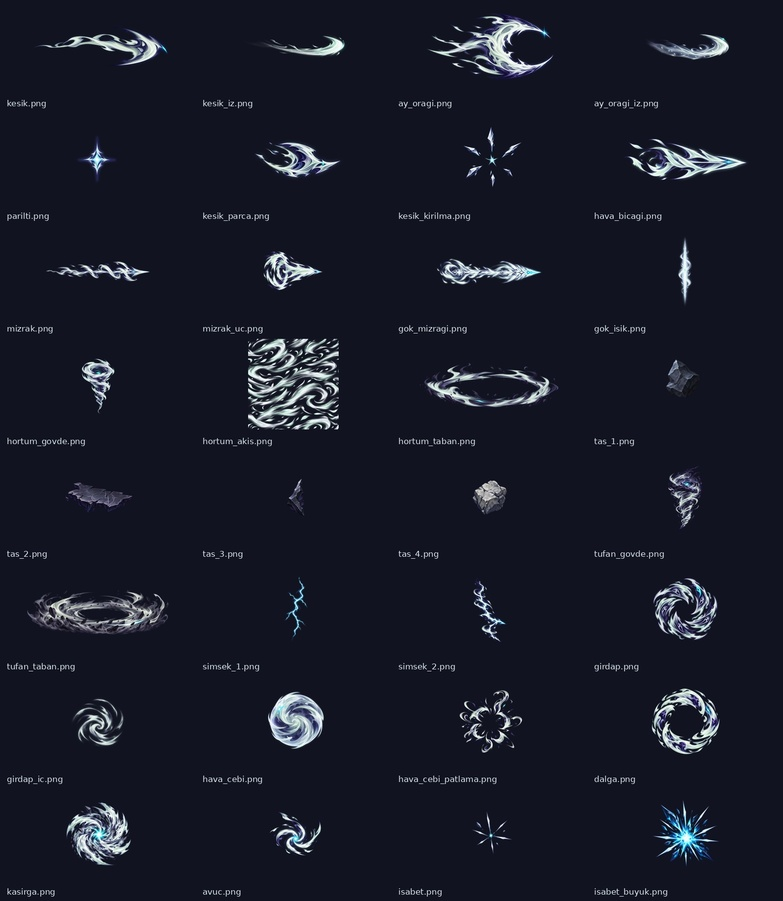
#> input picture art/source/zyfen/fx_v2/onizleme.jpg, 783 x 901 px, shrunk from 1600 x 1840 before the run
$ python -i make_placeholder.py   (imports and definitions only)
#> lines starting #> are read from the running program, lines starting #| are printed output that depends on the picture
#> further down, picture is the input picture: PIL image 783x901 RGB; mean R, G, B 24.4, 27, 40
#!/usr/bin/env python3
"""Yer tutucu karakter görseli üretici (v2.0 S1): mevcut bir görselin tonunu kaydırır; gerçek görsel gelene dek
ikinci karakterin PNG'leri bu araçla üretilir. Çalışma zamanında shader/tint YOKTUR: çıktı önceden işlenmiş PNG'dir,
gerçek görsel gelince yalnız PNG (ve karakter JSON'undaki `rig` sayıları) değişir.

Kullanım:
  python tools/art/make_placeholder.py <kaynak.png> <hedef.png> [--sepia .55] [--hue -18] [--sat .75] [--val .92]
  python tools/art/make_placeholder.py --zyfen            # gunslinger görsellerinden zyfen_{body,portrait}.png (yer tutucu)

Adımlar (sırayla): sepya karışımı -> ton kaydırma (derece) -> doygunluk çarpanı -> parlaklık çarpanı.
Alfa kanalı aynen korunur; boyut ve mod değişmez. Çıktı kaynağa göre deterministiktir.
"""
from __future__ import annotations

import argparse
import sys
from pathlib import Path

import numpy as np
from PIL import Image

ROOT = Path(__file__).resolve().parents[2]
SEPIA = 0.55
HUE_DEG = -18.0
SAT_MULT = 0.75
VAL_MULT = 0.92
SEPIA_MATRIX = np.array(
    [[0.393, 0.769, 0.189], [0.349, 0.686, 0.168], [0.272, 0.534, 0.131]], dtype=np.float32
)
# --zyfen: (kaynak, hedef)
# Emekli (v2.0.2 U2): zyfen_{body,portrait,strip}.png artık gerçek varlık (tools/art/make_zyfen_strip.py); yer tutucu
# üretimi gerçek dosyaların üstüne yazmasın diye liste boş.
ZYFEN: list[tuple[str, str]] = []


def shift(
    img: Image.Image,
    sepia: float = SEPIA,
    hue_deg: float = HUE_DEG,
    sat: float = SAT_MULT,
    val: float = VAL_MULT,
) -> Image.Image:
    """Tonu kaydırılmış kopya döndürür (alfa korunur)."""
#> called with sepia = 0.55, hue_deg = -18, sat = 0.75, val = 0.92
    has_alpha = img.mode == "RGBA"
#> has_alpha = False
    alpha = img.getchannel("A") if has_alpha else None
    rgb = img.convert("RGB")
    arr = np.asarray(rgb, dtype=np.float32)
    sep = np.clip(arr @ SEPIA_MATRIX.T, 0.0, 255.0)
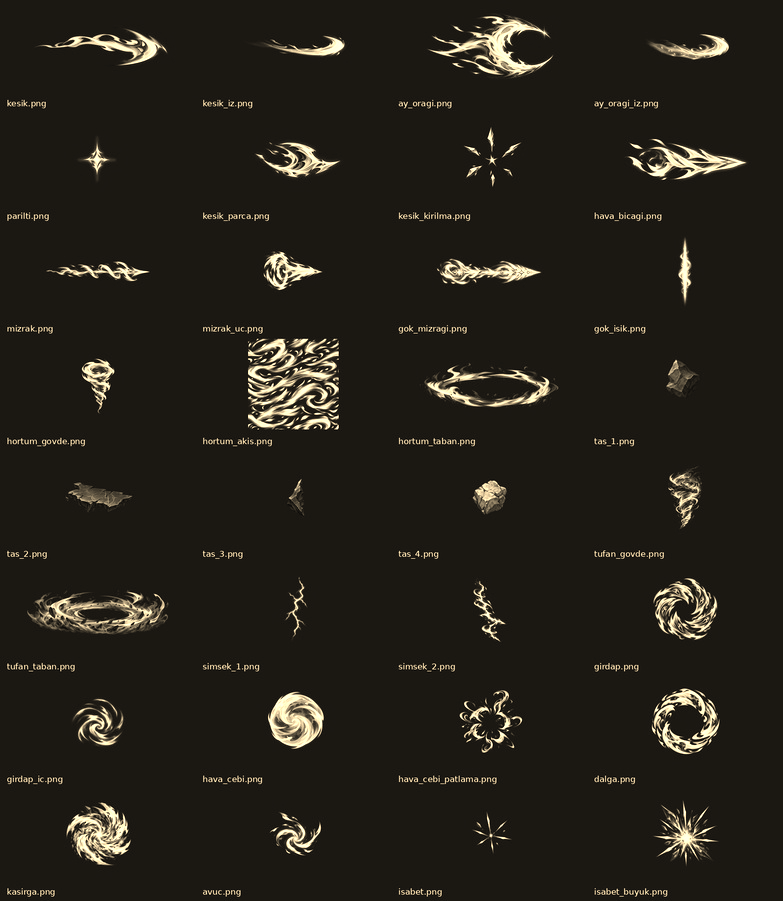
#> sep: shape (901, 783, 3) float32; mean R, G, B 37.3, 33.3, 26.2
    mixed = np.clip((1.0 - sepia) * arr + sepia * sep, 0.0, 255.0).astype(np.uint8)
    hsv = np.asarray(Image.fromarray(mixed, "RGB").convert("HSV"), dtype=np.float32).copy()
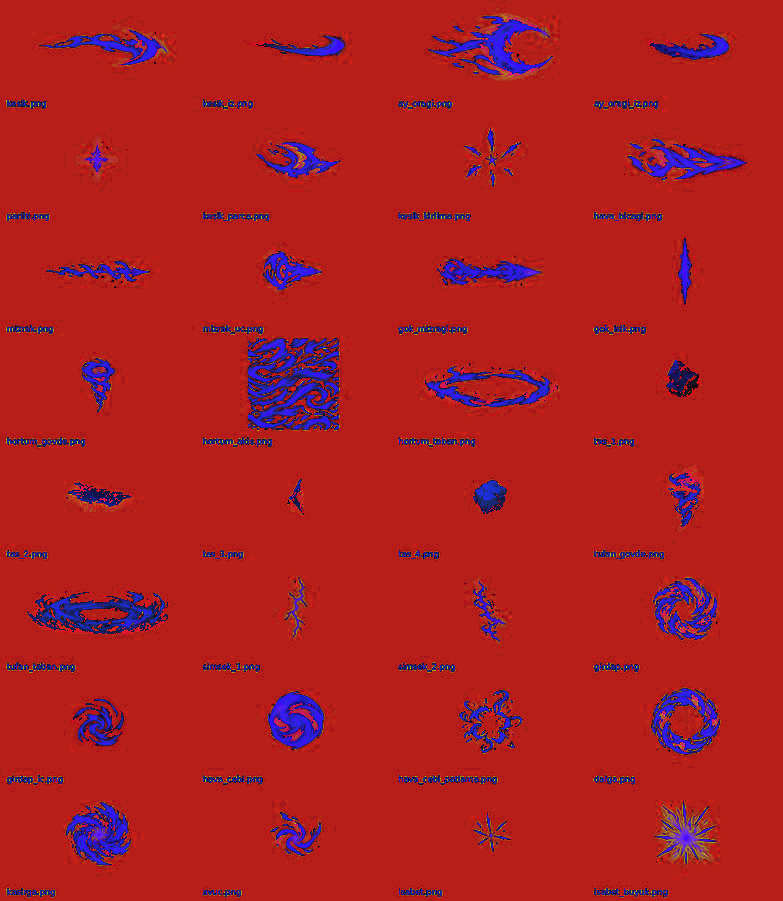
#> hsv: shape (901, 783, 3) float32; mean R, G, B 173.4, 31.6, 32.8
    hsv[..., 0] = np.mod(hsv[..., 0] + hue_deg / 360.0 * 256.0, 256.0)
    hsv[..., 1] = np.clip(hsv[..., 1] * sat, 0.0, 255.0)
    hsv[..., 2] = np.clip(hsv[..., 2] * val, 0.0, 255.0)
    out = Image.fromarray(np.rint(hsv).astype(np.uint8), "HSV").convert("RGB")
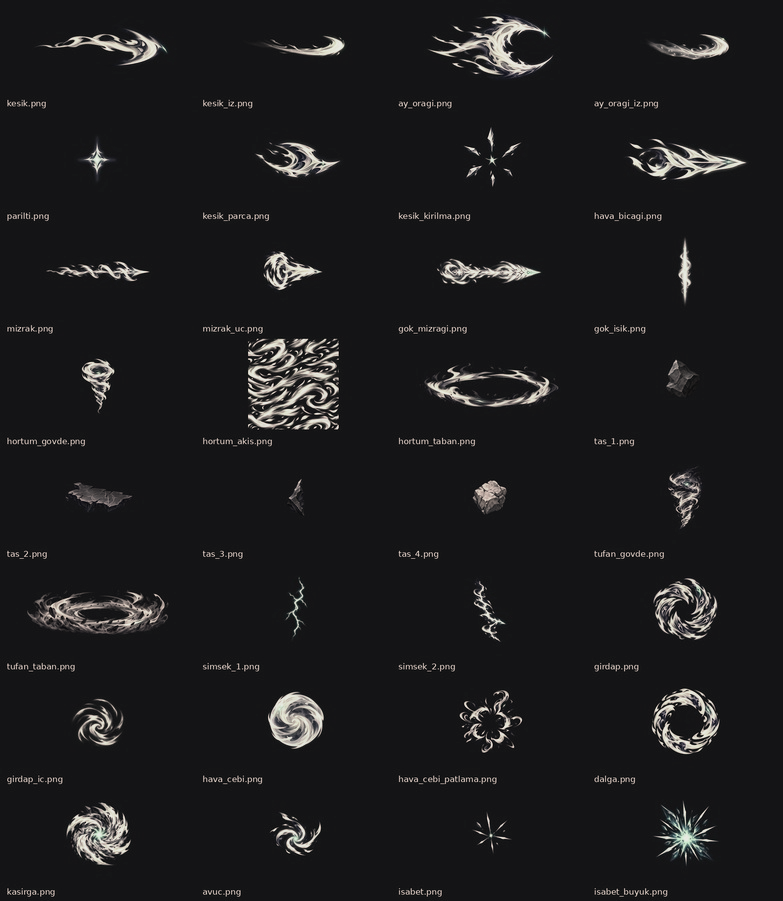
#> out: PIL image 783x901 RGB; mean R, G, B 28.2, 27.9, 29.3
    if has_alpha:
        out.putalpha(alpha)
    return out


def convert(src: Path, dst: Path, **kw: float) -> None:
    dst.parent.mkdir(parents=True, exist_ok=True)
    shift(Image.open(src), **kw).save(dst, optimize=True)


def main(argv: list[str] | None = None) -> int:
    ap = argparse.ArgumentParser(description=__doc__, formatter_class=argparse.RawDescriptionHelpFormatter)
    ap.add_argument("paths", nargs="*", help="<kaynak.png> <hedef.png>")
    ap.add_argument("--zyfen", action="store_true", help="zyfen_{body,portrait}.png üret")
    ap.add_argument("--sepia", type=float, default=SEPIA)
    ap.add_argument("--hue", type=float, default=HUE_DEG)
    ap.add_argument("--sat", type=float, default=SAT_MULT)
    ap.add_argument("--val", type=float, default=VAL_MULT)
    a = ap.parse_args(argv)
    kw = {"sepia": a.sepia, "hue_deg": a.hue, "sat": a.sat, "val": a.val}
    if a.zyfen:
        for s, d in ZYFEN:
            convert(ROOT / s, ROOT / d, **kw)
            print(f"{s} -> {d}")
        return 0
    if len(a.paths) != 2:
        ap.error("kaynak ve hedef gerekli (ya da --zyfen)")
    convert(Path(a.paths[0]), Path(a.paths[1]), **kw)
    return 0


# [2 lines not run here, left out]

>>> from PIL import Image
>>> picture = Image.open('../../art/source/zyfen/fx_v2/onizleme.jpg')
>>> result = shift(picture)
